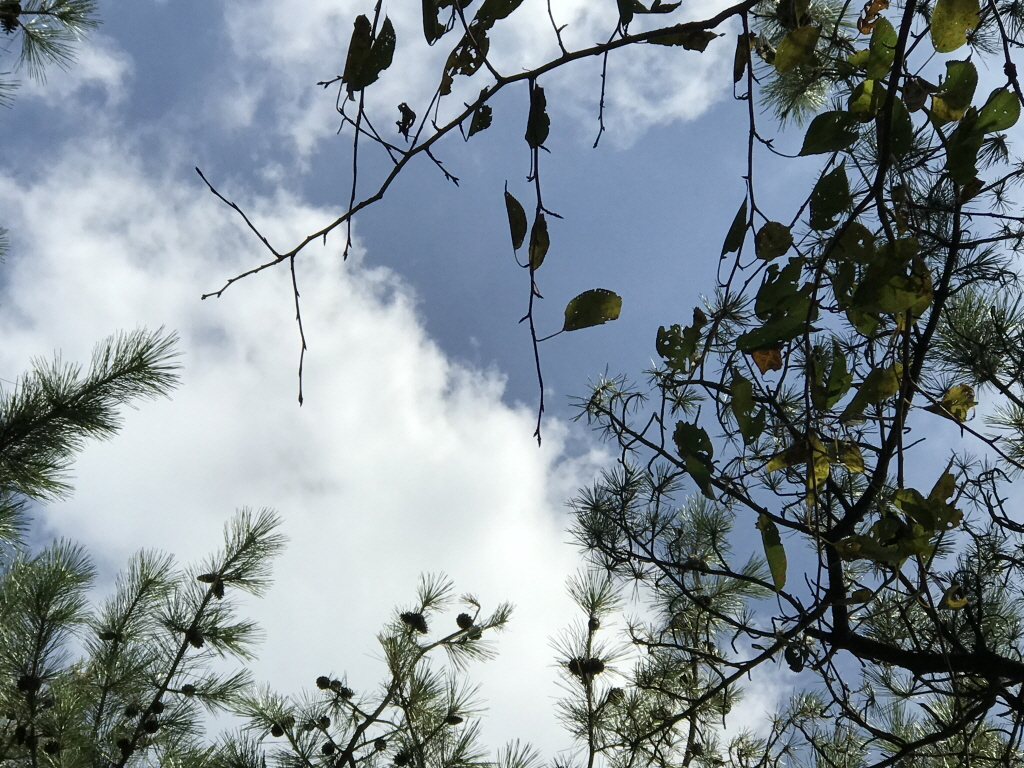
#> input picture chap1.4/sIMG_2180.jpg, 1024 x 768 px
$ jupyter execute --allow-errors chap1.4.2.ipynb
#> lines starting #> are read from the running program, lines starting #| are printed output that depends on the picture; after the words box and inside, x2 and y2 are one past the last pixel; in counts of white or black regions, pixels touching at a corner belong together
[cell 1]
import cv2
import numpy as np
from matplotlib import pyplot as plt

[cell 2]
img = cv2.imread('gradient.png',0)
ret,thresh1 = cv2.threshold(img,127,255,cv2.THRESH_BINARY)
ret,thresh2 = cv2.threshold(img,127,255,cv2.THRESH_BINARY_INV)
ret,thresh3 = cv2.threshold(img,127,255,cv2.THRESH_TRUNC)
ret,thresh4 = cv2.threshold(img,127,255,cv2.THRESH_TOZERO)
ret,thresh5 = cv2.threshold(img,127,255,cv2.THRESH_TOZERO_INV)
titles = ['Original Image','BINARY','BINARY_INV','TRUNC','TOZERO','TOZERO_INV']
images = [img, thresh1, thresh2, thresh3, thresh4, thresh5]
plt.figure(figsize=(20,20))
#> (the rest of this cell did not finish here and is left out)

[cell 3]
import cv2
import numpy as np
from matplotlib import pyplot as plt

[cell 4]
img = cv2.imread('sIMG_2180.jpg',0)
#> img: shape (768, 1024); min 0, max 255, mean 138.6
ret,thresh1 = cv2.threshold(img,127,255,cv2.THRESH_BINARY)
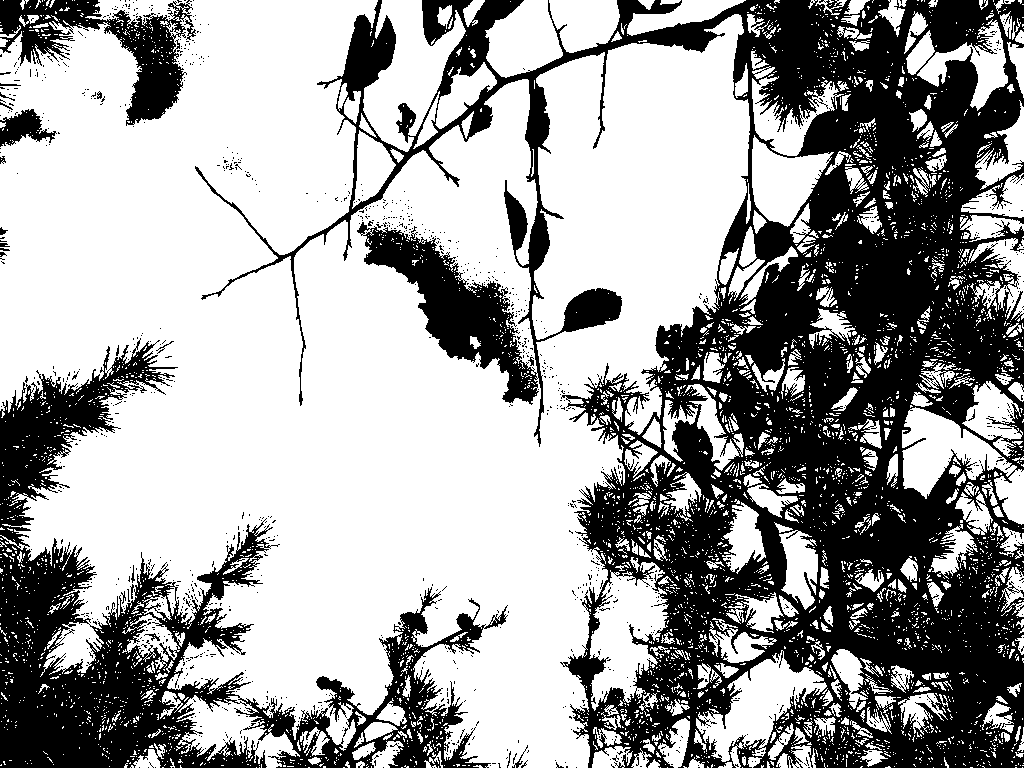
#> thresh1: shape (768, 1024); 63.2% white; 1139 black regions (1116 under 20 px), largest, box (x1, y1, x2, y2) and area: (195, 0, 1024, 768) 220093, (0, 338, 508, 768) 56415, (0, 0, 196, 126) 8734
ret,thresh2 = cv2.threshold(img,127,255,cv2.THRESH_BINARY_INV)
ret,thresh3 = cv2.threshold(img,127,255,cv2.THRESH_TRUNC)
ret,thresh4 = cv2.threshold(img,127,255,cv2.THRESH_TOZERO)
ret,thresh5 = cv2.threshold(img,127,255,cv2.THRESH_TOZERO_INV)
titles = ['Original Image','BINARY','BINARY_INV','TRUNC','TOZERO','TOZERO_INV']
images = [img, thresh1, thresh2, thresh3, thresh4, thresh5]
plt.figure(figsize=(32,24))
for i in range(6):
    plt.subplot(2,3,i+1),plt.imshow(images[i],'gray')
    plt.title(titles[i])
    plt.xticks([]),plt.yticks([])
plt.show()

Adaptive Thresholding

[cell 5]
import cv2
import numpy as np
from matplotlib import pyplot as plt

[cell 6]
img = cv2.imread('sIMG_2168.jpg',0)
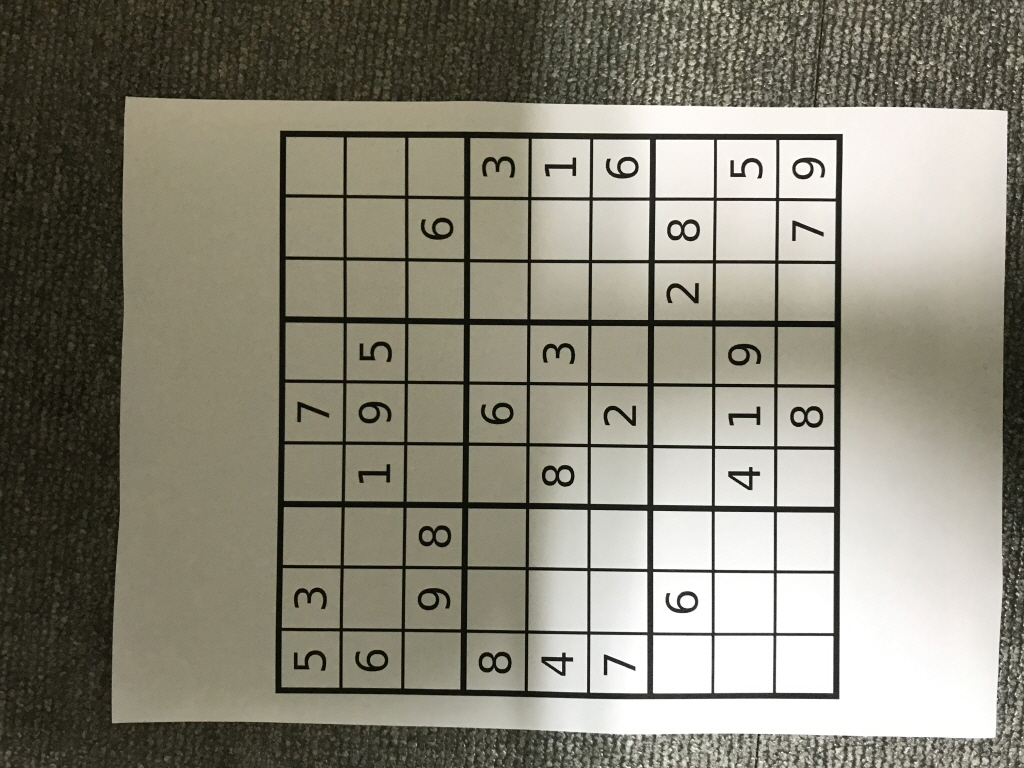
#> input picture chap1.4/sIMG_2168.jpg, 1024 x 768 px
#> img: shape (768, 1024); min 2, max 255, mean 133.4
img = cv2.medianBlur(img,5)
ret,th1 = cv2.threshold(img,127,255,cv2.THRESH_BINARY)
#> th1: shape (768, 1024); 64% white; 152 black regions (71 under 20 px), largest, box (x1, y1, x2, y2) and area: (0, 0, 1024, 768) 217949, (275, 130, 843, 699) 51300, (418, 525, 452, 548) 458
th2 = cv2.adaptiveThreshold(img,255,cv2.ADAPTIVE_THRESH_MEAN_C,cv2.THRESH_BINARY,11,2)
#> th2: shape (768, 1024); 77.9% white; 1908 black regions (1496 under 20 px), largest, box (x1, y1, x2, y2) and area: (90, 0, 1024, 768) 53601, (275, 131, 843, 699) 49735, (715, 733, 975, 768) 3942
th3 = cv2.adaptiveThreshold(img,255,cv2.ADAPTIVE_THRESH_GAUSSIAN_C,cv2.THRESH_BINARY,11,2)
#> th3: shape (768, 1024); 80.8% white; 1998 black regions (1327 under 20 px), largest, box (x1, y1, x2, y2) and area: (275, 131, 843, 699) 48667, (99, 0, 1024, 768) 40749, (747, 734, 899, 768) 1958
titles = ['Original Image', 'Global Thresholding (v = 127)',
'Adaptive Mean Thresholding', 'Adaptive Gaussian Thresholding']
images = [img, th1, th2, th3]
for i in range(4):
    plt.subplot(2,2,i+1),plt.imshow(images[i],'gray')
    plt.title(titles[i])
    plt.xticks([]),plt.yticks([])
plt.show()

Otsu’s Binarization

[cell 7]
img = cv2.imread('sIMG_2180.jpg',0)
# global thresholding
ret1,th1 = cv2.threshold(img,127,255,cv2.THRESH_BINARY)
# Otsu's thresholding
ret2,th2 = cv2.threshold(img,0,255,cv2.THRESH_BINARY+cv2.THRESH_OTSU)
#> th2: shape (768, 1024); 67.6% white; 1009 black regions (991 under 20 px), largest, box (x1, y1, x2, y2) and area: (195, 0, 1024, 768) 197258, (0, 523, 273, 768) 31194, (238, 588, 490, 768) 10389
#> ret2 = 114
# Otsu's thresholding after Gaussian filtering
blur = cv2.GaussianBlur(img,(5,5),0)
ret3,th3 = cv2.threshold(blur,0,255,cv2.THRESH_BINARY+cv2.THRESH_OTSU)
#> th3: shape (768, 1024); 64.6% white; 162 black regions (143 under 20 px), largest, box (x1, y1, x2, y2) and area: (195, 0, 1024, 768) 216840, (0, 343, 267, 768) 43614, (246, 591, 488, 768) 10769
#> ret3 = 120
# plot all the images and their histograms
images = [img, 0, th1, img, 0, th2, blur, 0, th3]
titles = ['Original Noisy Image','Histogram','Global Thresholding (v=127)', 'Original Noisy Image','Histogram',"Otsu's Thresholding", 'Gaussian filtered Image','Histogram',"Otsu's Thresholding"]
plt.figure(figsize=(20,20))
for i in range(3):
    plt.subplot(3,3,i*3+1),plt.imshow(images[i*3],'gray')
    plt.title(titles[i*3]), plt.xticks([]), plt.yticks([])
    plt.subplot(3,3,i*3+2),plt.hist(images[i*3].ravel(),256)
    plt.title(titles[i*3+1]), plt.xticks([]), plt.yticks([])
    plt.subplot(3,3,i*3+3),plt.imshow(images[i*3+2],'gray')
    plt.title(titles[i*3+2]), plt.xticks([]), plt.yticks([])
plt.show()

[cell 8]
img = cv2.imread('sIMG_2168.jpg',0)
# global thresholding
ret1,th1 = cv2.threshold(img,127,255,cv2.THRESH_BINARY)
#> th1: shape (768, 1024); 64.3% white; 1651 black regions (1570 under 20 px), largest, box (x1, y1, x2, y2) and area: (0, 0, 1024, 768) 212105, (274, 130, 843, 699) 51327, (831, 735, 897, 768) 840
# Otsu's thresholding
ret2,th2 = cv2.threshold(img,0,255,cv2.THRESH_BINARY+cv2.THRESH_OTSU)
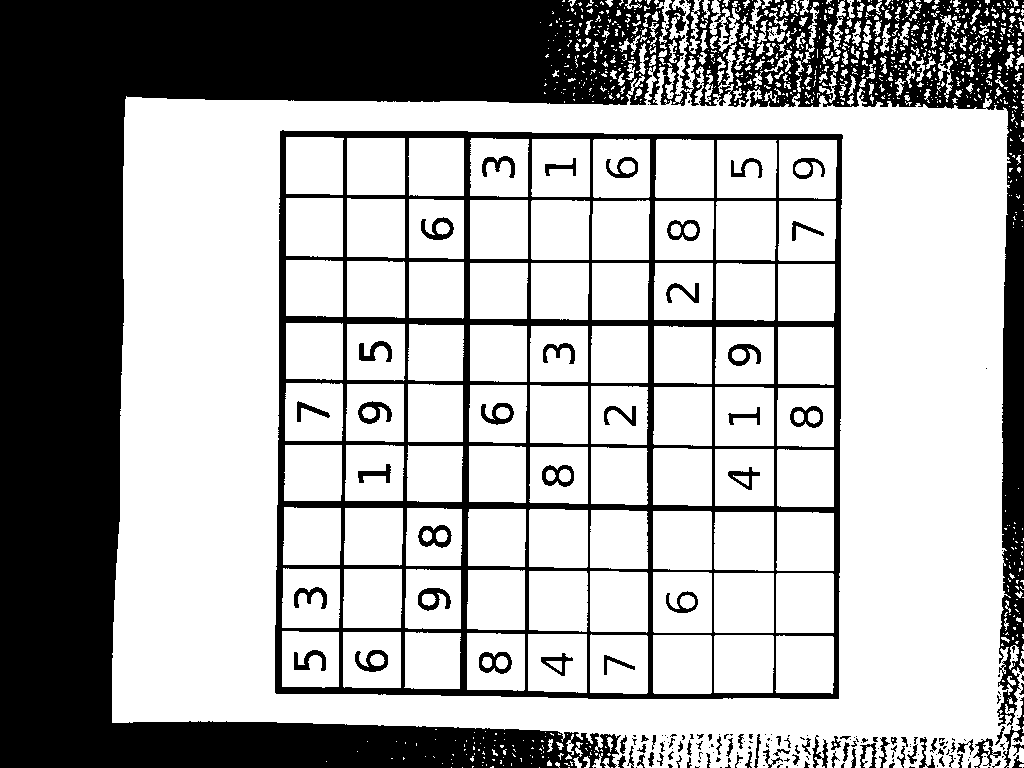
#> th2: shape (768, 1024); 66.7% white; 234 black regions (139 under 20 px), largest, box (x1, y1, x2, y2) and area: (0, 0, 1024, 768) 200577, (275, 130, 843, 699) 48421, (418, 525, 452, 548) 399
#> ret2 = 111
# Otsu's thresholding after Gaussian filtering
blur = cv2.GaussianBlur(img,(5,5),0)
ret3,th3 = cv2.threshold(blur,0,255,cv2.THRESH_BINARY+cv2.THRESH_OTSU)
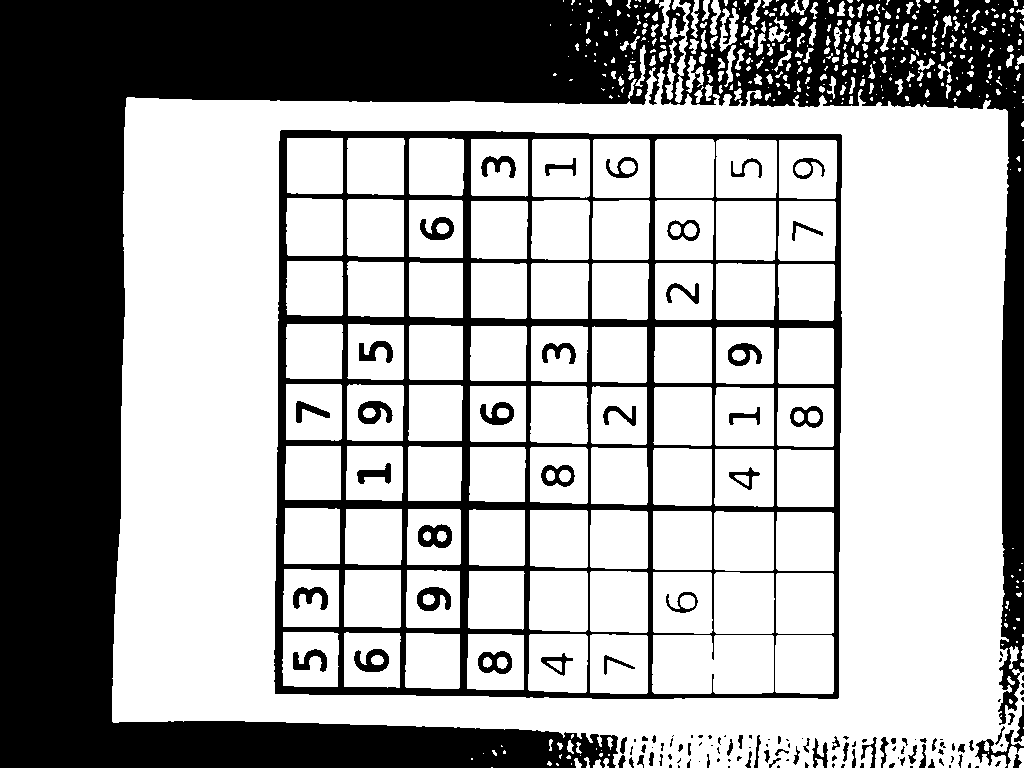
#> th3: shape (768, 1024); 65.2% white; 144 black regions (64 under 20 px), largest, box (x1, y1, x2, y2) and area: (0, 0, 1024, 768) 206060, (274, 130, 842, 699) 54281, (418, 524, 452, 548) 532
#> ret3 = 115
# plot all the images and their histograms
images = [img, 0, th1, img, 0, th2, blur, 0, th3]
titles = ['Original Noisy Image','Histogram','Global Thresholding (v=127)', 'Original Noisy Image','Histogram',"Otsu's Thresholding", 'Gaussian filtered Image','Histogram',"Otsu's Thresholding"]
plt.figure(figsize=(20,20))
for i in range(3):
    plt.subplot(3,3,i*3+1),plt.imshow(images[i*3],'gray')
    plt.title(titles[i*3]), plt.xticks([]), plt.yticks([])
    plt.subplot(3,3,i*3+2),plt.hist(images[i*3].ravel(),256)
    plt.title(titles[i*3+1]), plt.xticks([]), plt.yticks([])
    plt.subplot(3,3,i*3+3),plt.imshow(images[i*3+2],'gray')
    plt.title(titles[i*3+2]), plt.xticks([]), plt.yticks([])
plt.show()
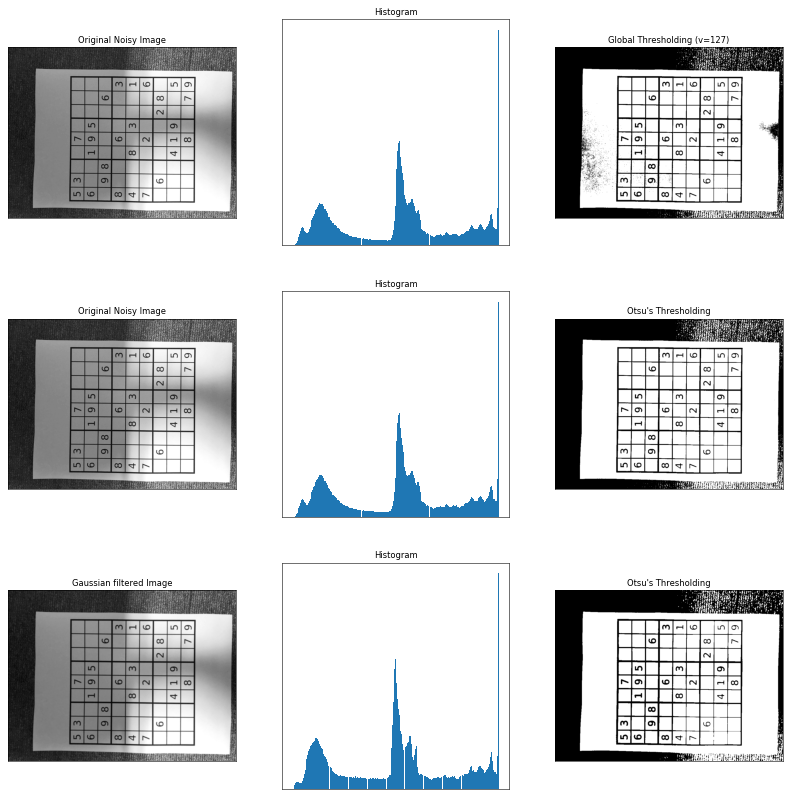
#> figure drawn by matplotlib, 9 panels

How Otsu’s Binarization Works?

[cell 9]
img = cv2.imread('sIMG_2168.jpg',0)
blur = cv2.GaussianBlur(img,(5,5),0)

# find normalized_histogram, and its cumulative distribution function
hist = cv2.calcHist([blur],[0],None,[256],[0,256])
#> hist = 256 values, max 29907 at index 255, min 0 at index 0, mean 3072
hist_norm = hist.ravel()/hist.max()
#> hist_norm = 256 values, max 1 at index 255, min 0 at index 0, mean 0.103
Q = hist_norm.cumsum()
#> Q = 256 values from 0 to 26.3

bins = np.arange(256)
fn_min = np.inf
thresh = -1

for i in range(1,256):
    p1,p2 = np.hsplit(hist_norm,[i]) # probabilities
    q1,q2 = Q[i],Q[255]-Q[i] # cum sum of classes
    b1,b2 = np.hsplit(bins,[i]) # weights

    # finding means and variances
    m1,m2 = np.sum(p1*b1)/q1, np.sum(p2*b2)/q2
    v1,v2 = np.sum(((b1-m1)**2)*p1)/q1,np.sum(((b2-m2)**2)*p2)/q2
    # calculates the minimization function

    fn = v1*q1 + v2*q2
    if fn < fn_min:
        fn_min = fn
        thresh = i
#> this loop made 255 passes
#> (p1, q1, q2, m1, m2, v1, v2, fn) on passes 10 to 13: ([0, 0, 0, 0, 0, 0, 0, 0, 0, 0], 0.0001, 26.3, 0, 133.4, 0, 4836.3, 127174.5), ([0, 0, 0, 0, 0, 0, 0, 0, 0, 0, 0.0001], 0.00117, 26.29, 0.857, 133.4, 7.17, 4836.4, 127172.9), ([0, 0, 0, 0, 0, 0, 0, 0, 0, 0, 0.0001, 0.00107], 0.00712, 26.29, 1.79, 133.5, 13.68, 4836.9, 127157), ([0, 0, 0, 0, 0, 0, 0, 0, 0, 0, 0.0001, 0.00107, 0.00595], 0.024, 26.27, 3.51, 133.5, 20.57, 4836.7, 127069.8)
#> (q1, q2, m1, m2, v1, v2, fn, fn_min) on passes 14 to 19: (0.0514, 26.24, 5.9, 133.7, 21.4, 4832.4, 126826, 126826), (0.0822, 26.21, 8.36, 133.8, 16.08, 4823.2, 126434.7, 126434.7), (0.116, 26.18, 9.89, 134, 12.56, 4812.9, 126000.9, 126000.9), (0.151, 26.14, 11.18, 134.1, 10, 4801.3, 125528.5, 125528.5), (0.183, 26.11, 12.54, 134.3, 7.43, 4788.6, 125046.4, 125046.4), (0.212, 26.08, 13.44, 134.4, 6.72, 4777.8, 124624.5, 124624.5)
# find otsu's threshold value with OpenCV function
ret, otsu = cv2.threshold(blur,0,255,cv2.THRESH_BINARY+cv2.THRESH_OTSU)
print (thresh,ret)
#| 116 115.0
